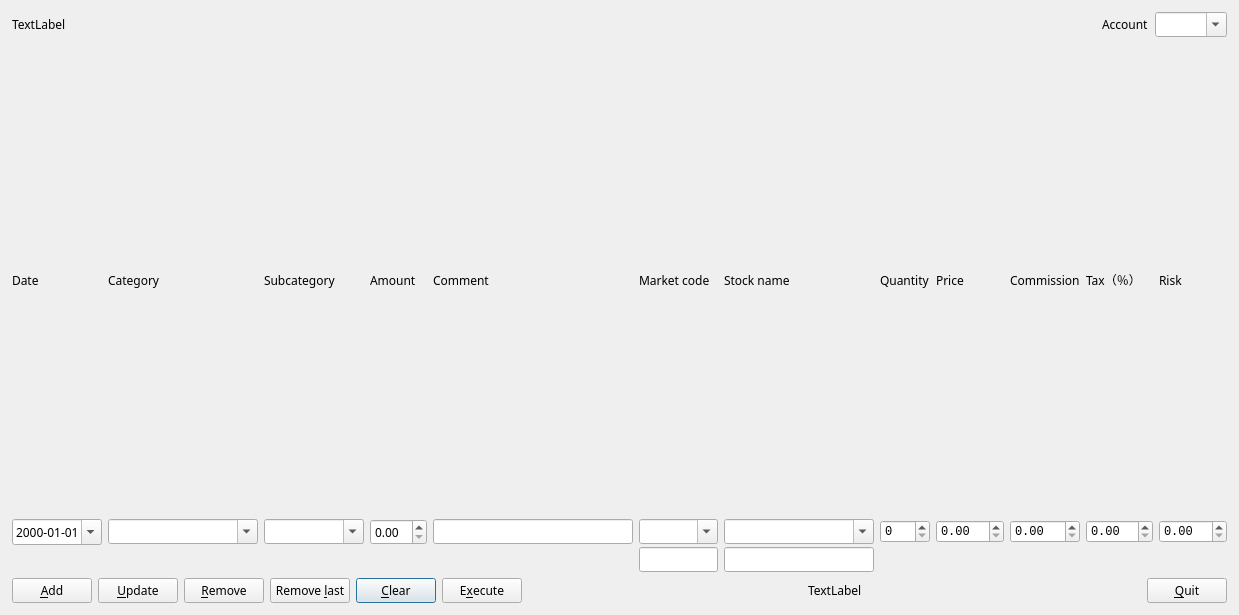
<?xml version="1.0" encoding="UTF-8"?>
<ui version="4.0">
 <class>frm_main</class>
 <widget class="QDialog" name="frm_main">
  <property name="enabled">
   <bool>true</bool>
  </property>
  <property name="geometry">
   <rect>
    <x>0</x>
    <y>0</y>
    <width>1239</width>
    <height>615</height>
   </rect>
  </property>
  <property name="sizePolicy">
   <sizepolicy hsizetype="Expanding" vsizetype="Expanding">
    <horstretch>0</horstretch>
    <verstretch>0</verstretch>
   </sizepolicy>
  </property>
  <property name="minimumSize">
   <size>
    <width>1200</width>
    <height>600</height>
   </size>
  </property>
  <property name="baseSize">
   <size>
    <width>0</width>
    <height>0</height>
   </size>
  </property>
  <property name="font">
   <font>
    <family>Envy Code R</family>
   </font>
  </property>
  <property name="windowTitle">
   <string>LISA</string>
  </property>
  <layout class="QGridLayout" name="gridLayout">
   <item row="0" column="0">
    <layout class="QGridLayout" name="gl_main" rowstretch="0,0,0,0,10,100" columnstretch="0">
     <property name="sizeConstraint">
      <enum>QLayout::SetDefaultConstraint</enum>
     </property>
     <property name="margin">
      <number>1</number>
     </property>
     <property name="verticalSpacing">
      <number>6</number>
     </property>
     <item row="4" column="0">
      <layout class="QGridLayout" name="gridLayout_2">
       <item row="0" column="4">
        <widget class="QPushButton" name="btn_clear">
         <property name="font">
          <font>
           <family>Envy Code R</family>
          </font>
         </property>
         <property name="text">
          <string>&amp;Clear</string>
         </property>
        </widget>
       </item>
       <item row="0" column="6">
        <spacer name="horizontalSpacer">
         <property name="orientation">
          <enum>Qt::Horizontal</enum>
         </property>
         <property name="sizeHint" stdset="0">
          <size>
           <width>40</width>
           <height>20</height>
          </size>
         </property>
        </spacer>
       </item>
       <item row="0" column="9">
        <widget class="QPushButton" name="btn_exit">
         <property name="font">
          <font>
           <family>Envy Code R</family>
          </font>
         </property>
         <property name="text">
          <string>&amp;Quit</string>
         </property>
        </widget>
       </item>
       <item row="0" column="0">
        <widget class="QPushButton" name="btn_add">
         <property name="font">
          <font>
           <family>Envy Code R</family>
          </font>
         </property>
         <property name="text">
          <string>&amp;Add</string>
         </property>
        </widget>
       </item>
       <item row="0" column="5">
        <widget class="QPushButton" name="btn_execute">
         <property name="font">
          <font>
           <family>Envy Code R</family>
          </font>
         </property>
         <property name="text">
          <string>E&amp;xecute</string>
         </property>
        </widget>
       </item>
       <item row="0" column="7">
        <widget class="QLabel" name="lbl_infodetails">
         <property name="font">
          <font>
           <family>Envy Code R</family>
          </font>
         </property>
         <property name="text">
          <string>TextLabel</string>
         </property>
        </widget>
       </item>
       <item row="0" column="1">
        <widget class="QPushButton" name="btn_update">
         <property name="font">
          <font>
           <family>Envy Code R</family>
          </font>
         </property>
         <property name="text">
          <string>&amp;Update</string>
         </property>
        </widget>
       </item>
       <item row="0" column="2">
        <widget class="QPushButton" name="btn_remove">
         <property name="font">
          <font>
           <family>Envy Code R</family>
          </font>
         </property>
         <property name="text">
          <string>&amp;Remove</string>
         </property>
        </widget>
       </item>
       <item row="0" column="3">
        <widget class="QPushButton" name="btn_removelast">
         <property name="font">
          <font>
           <family>Envy Code R</family>
          </font>
         </property>
         <property name="text">
          <string>Remove &amp;last</string>
         </property>
        </widget>
       </item>
       <item row="0" column="8">
        <spacer name="horizontalSpacer_8">
         <property name="orientation">
          <enum>Qt::Horizontal</enum>
         </property>
         <property name="sizeHint" stdset="0">
          <size>
           <width>40</width>
           <height>20</height>
          </size>
         </property>
        </spacer>
       </item>
      </layout>
     </item>
     <item row="1" column="0">
      <layout class="QGridLayout" name="gridLayout_8">
       <property name="sizeConstraint">
        <enum>QLayout::SetFixedSize</enum>
       </property>
       <item row="0" column="5">
        <widget class="QComboBox" name="cmb_account">
         <property name="inputMethodHints">
          <set>Qt::ImhLowercaseOnly</set>
         </property>
         <property name="editable">
          <bool>true</bool>
         </property>
        </widget>
       </item>
       <item row="0" column="3">
        <spacer name="horizontalSpacer_3">
         <property name="orientation">
          <enum>Qt::Horizontal</enum>
         </property>
         <property name="sizeHint" stdset="0">
          <size>
           <width>40</width>
           <height>20</height>
          </size>
         </property>
        </spacer>
       </item>
       <item row="0" column="4">
        <widget class="QLabel" name="lbl_account">
         <property name="text">
          <string>Account</string>
         </property>
        </widget>
       </item>
       <item row="0" column="0">
        <widget class="QLabel" name="lbl_infofinance">
         <property name="font">
          <font>
           <family>Envy Code R</family>
          </font>
         </property>
         <property name="text">
          <string>TextLabel</string>
         </property>
        </widget>
       </item>
      </layout>
     </item>
     <item row="2" column="0">
      <layout class="QGridLayout" name="gridLayout_4" columnstretch="0,0,0,0,0,0,0,0,0,0,0,0,0,0,0,0">
       <property name="sizeConstraint">
        <enum>QLayout::SetDefaultConstraint</enum>
       </property>
       <property name="verticalSpacing">
        <number>2</number>
       </property>
       <item row="1" column="3">
        <widget class="QComboBox" name="cmb_category">
         <property name="minimumSize">
          <size>
           <width>150</width>
           <height>0</height>
          </size>
         </property>
         <property name="inputMethodHints">
          <set>Qt::ImhLowercaseOnly</set>
         </property>
         <property name="editable">
          <bool>true</bool>
         </property>
        </widget>
       </item>
       <item row="1" column="7">
        <widget class="QDoubleSpinBox" name="spn_amount">
         <property name="minimumSize">
          <size>
           <width>10</width>
           <height>0</height>
          </size>
         </property>
         <property name="locale">
          <locale language="C" country="AnyCountry"/>
         </property>
         <property name="maximum">
          <double>999999.989999999990687</double>
         </property>
         <property name="value">
          <double>0.000000000000000</double>
         </property>
        </widget>
       </item>
       <item row="1" column="5">
        <widget class="QComboBox" name="cmb_subcategory">
         <property name="minimumSize">
          <size>
           <width>100</width>
           <height>0</height>
          </size>
         </property>
         <property name="maximumSize">
          <size>
           <width>16777215</width>
           <height>16777215</height>
          </size>
         </property>
         <property name="inputMethodHints">
          <set>Qt::ImhLowercaseOnly</set>
         </property>
         <property name="editable">
          <bool>true</bool>
         </property>
        </widget>
       </item>
       <item row="0" column="10">
        <widget class="QLabel" name="lbl_stockname">
         <property name="text">
          <string>Stock name</string>
         </property>
        </widget>
       </item>
       <item row="1" column="1">
        <widget class="QDateEdit" name="dt_date">
         <property name="minimumSize">
          <size>
           <width>90</width>
           <height>0</height>
          </size>
         </property>
         <property name="displayFormat">
          <string>yyyy-MM-dd</string>
         </property>
         <property name="calendarPopup">
          <bool>true</bool>
         </property>
        </widget>
       </item>
       <item row="0" column="9">
        <widget class="QLabel" name="lbl_marketcode">
         <property name="text">
          <string>Market code</string>
         </property>
        </widget>
       </item>
       <item row="0" column="3">
        <widget class="QLabel" name="lbl_category">
         <property name="text">
          <string>Category</string>
         </property>
        </widget>
       </item>
       <item row="1" column="12">
        <widget class="QDoubleSpinBox" name="spn_price">
         <property name="minimumSize">
          <size>
           <width>10</width>
           <height>0</height>
          </size>
         </property>
         <property name="font">
          <font>
           <family>Liberation Mono</family>
          </font>
         </property>
         <property name="locale">
          <locale language="C" country="AnyCountry"/>
         </property>
         <property name="maximum">
          <double>999999.989999999990687</double>
         </property>
        </widget>
       </item>
       <item row="0" column="8">
        <widget class="QLabel" name="lbl_comment">
         <property name="font">
          <font>
           <family>Envy Code R</family>
          </font>
         </property>
         <property name="text">
          <string>Comment</string>
         </property>
        </widget>
       </item>
       <item row="0" column="11">
        <widget class="QLabel" name="lbl_quantity">
         <property name="text">
          <string>Quantity</string>
         </property>
        </widget>
       </item>
       <item row="0" column="7">
        <widget class="QLabel" name="lbl_amount">
         <property name="text">
          <string>Amount</string>
         </property>
        </widget>
       </item>
       <item row="0" column="1">
        <widget class="QLabel" name="lbl_date">
         <property name="text">
          <string>Date</string>
         </property>
        </widget>
       </item>
       <item row="0" column="13">
        <widget class="QLabel" name="lbl_commission">
         <property name="text">
          <string>Commission</string>
         </property>
        </widget>
       </item>
       <item row="2" column="10">
        <widget class="QLineEdit" name="txt_stockdescription"/>
       </item>
       <item row="1" column="9">
        <widget class="QComboBox" name="cmb_marketcode">
         <property name="inputMethodHints">
          <set>Qt::ImhLowercaseOnly</set>
         </property>
         <property name="editable">
          <bool>true</bool>
         </property>
        </widget>
       </item>
       <item row="1" column="11">
        <widget class="QSpinBox" name="spn_quantity">
         <property name="minimumSize">
          <size>
           <width>10</width>
           <height>0</height>
          </size>
         </property>
         <property name="font">
          <font>
           <family>Liberation Mono</family>
          </font>
         </property>
         <property name="locale">
          <locale language="C" country="AnyCountry"/>
         </property>
         <property name="maximum">
          <number>999999</number>
         </property>
        </widget>
       </item>
       <item row="2" column="9">
        <widget class="QLineEdit" name="txt_marketdescription"/>
       </item>
       <item row="0" column="12">
        <widget class="QLabel" name="lbl_price">
         <property name="text">
          <string>Price</string>
         </property>
        </widget>
       </item>
       <item row="1" column="8">
        <widget class="QLineEdit" name="txt_comment">
         <property name="enabled">
          <bool>true</bool>
         </property>
         <property name="minimumSize">
          <size>
           <width>200</width>
           <height>0</height>
          </size>
         </property>
        </widget>
       </item>
       <item row="0" column="5">
        <widget class="QLabel" name="lbl_subcategory">
         <property name="text">
          <string>Subcategory</string>
         </property>
        </widget>
       </item>
       <item row="1" column="10">
        <widget class="QComboBox" name="cmb_stockname">
         <property name="minimumSize">
          <size>
           <width>150</width>
           <height>0</height>
          </size>
         </property>
         <property name="inputMethodHints">
          <set>Qt::ImhLowercaseOnly</set>
         </property>
         <property name="editable">
          <bool>true</bool>
         </property>
        </widget>
       </item>
       <item row="1" column="13">
        <widget class="QDoubleSpinBox" name="spn_commission">
         <property name="minimumSize">
          <size>
           <width>10</width>
           <height>0</height>
          </size>
         </property>
         <property name="font">
          <font>
           <family>Liberation Mono</family>
          </font>
         </property>
         <property name="locale">
          <locale language="C" country="AnyCountry"/>
         </property>
         <property name="maximum">
          <double>999999.989999999990687</double>
         </property>
        </widget>
       </item>
       <item row="0" column="14">
        <widget class="QLabel" name="lbl_tax">
         <property name="text">
          <string>Tax（％）</string>
         </property>
        </widget>
       </item>
       <item row="1" column="14">
        <widget class="QDoubleSpinBox" name="spn_tax">
         <property name="minimumSize">
          <size>
           <width>10</width>
           <height>0</height>
          </size>
         </property>
         <property name="font">
          <font>
           <family>Liberation Mono</family>
          </font>
         </property>
         <property name="locale">
          <locale language="C" country="AnyCountry"/>
         </property>
         <property name="maximum">
          <double>999999.989999999990687</double>
         </property>
        </widget>
       </item>
       <item row="1" column="15">
        <widget class="QDoubleSpinBox" name="spn_risk">
         <property name="minimumSize">
          <size>
           <width>10</width>
           <height>0</height>
          </size>
         </property>
         <property name="font">
          <font>
           <family>Liberation Mono</family>
          </font>
         </property>
         <property name="locale">
          <locale language="C" country="AnyCountry"/>
         </property>
         <property name="maximum">
          <double>999999.989999999990687</double>
         </property>
        </widget>
       </item>
       <item row="0" column="15">
        <widget class="QLabel" name="lbl_risk">
         <property name="text">
          <string>Risk</string>
         </property>
        </widget>
       </item>
      </layout>
     </item>
     <item row="5" column="0">
      <layout class="QVBoxLayout" name="vl_table">
       <property name="sizeConstraint">
        <enum>QLayout::SetFixedSize</enum>
       </property>
      </layout>
     </item>
    </layout>
   </item>
  </layout>
 </widget>
 <tabstops>
  <tabstop>cmb_account</tabstop>
  <tabstop>dt_date</tabstop>
  <tabstop>cmb_category</tabstop>
  <tabstop>cmb_subcategory</tabstop>
  <tabstop>spn_amount</tabstop>
  <tabstop>txt_comment</tabstop>
  <tabstop>cmb_marketcode</tabstop>
  <tabstop>cmb_stockname</tabstop>
  <tabstop>spn_quantity</tabstop>
  <tabstop>spn_price</tabstop>
  <tabstop>spn_commission</tabstop>
  <tabstop>spn_tax</tabstop>
  <tabstop>spn_risk</tabstop>
  <tabstop>btn_add</tabstop>
  <tabstop>txt_marketdescription</tabstop>
  <tabstop>txt_stockdescription</tabstop>
  <tabstop>btn_clear</tabstop>
  <tabstop>btn_execute</tabstop>
  <tabstop>btn_exit</tabstop>
 </tabstops>
 <resources/>
 <connections/>
</ui>
